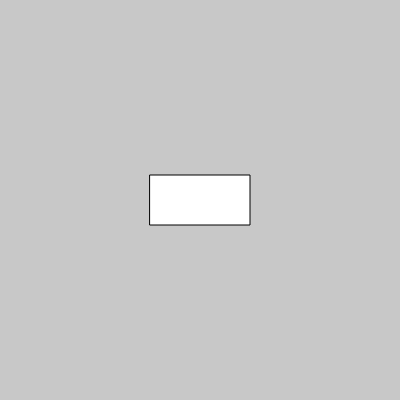
Frame 1 (no input)
Frame 60 (no input): identical to frame 1, image omitted
Frame 120 (the mouse pressed at the canvas centre since frame 60): identical to frame 1, image omitted

The p5.js sketch that drew this single still picture (run headless with seeded random() and noise() and a simulated clock; from frame 60 on, the mouse is pressed at the canvas centre):

// p5.js sketch
// ── sketch.js
var buttonX;
var buttonY;
var buttonWidth;
var buttonHeight;
var backgroundColor = 200;
var isButtonPressed = false;

function setup() {
  createCanvas(400, 400);
  buttonWidth = 100;
  buttonHeight = 50;
  buttonX = width/2 - buttonWidth/2;
  buttonY = height/2 - buttonHeight/2;
}

function draw() {
  if (isButtonPressed) {
    backgroundColor = 0;
  } else {
    backgroundColor = 200;
  }
  background(backgroundColor);

  stroke(0);

  rect(buttonX, buttonY, buttonWidth, buttonHeight);
}

function mouseClicked() {
  if (mouseX > buttonX && mouseY > buttonY &&
      mouseX < (buttonWidth+buttonX) && mouseY < (buttonHeight+buttonY)) {

    if(isButtonPressed) {
      isButtonPressed = false;
    } else {
      isButtonPressed = true;
    }
  }
}
